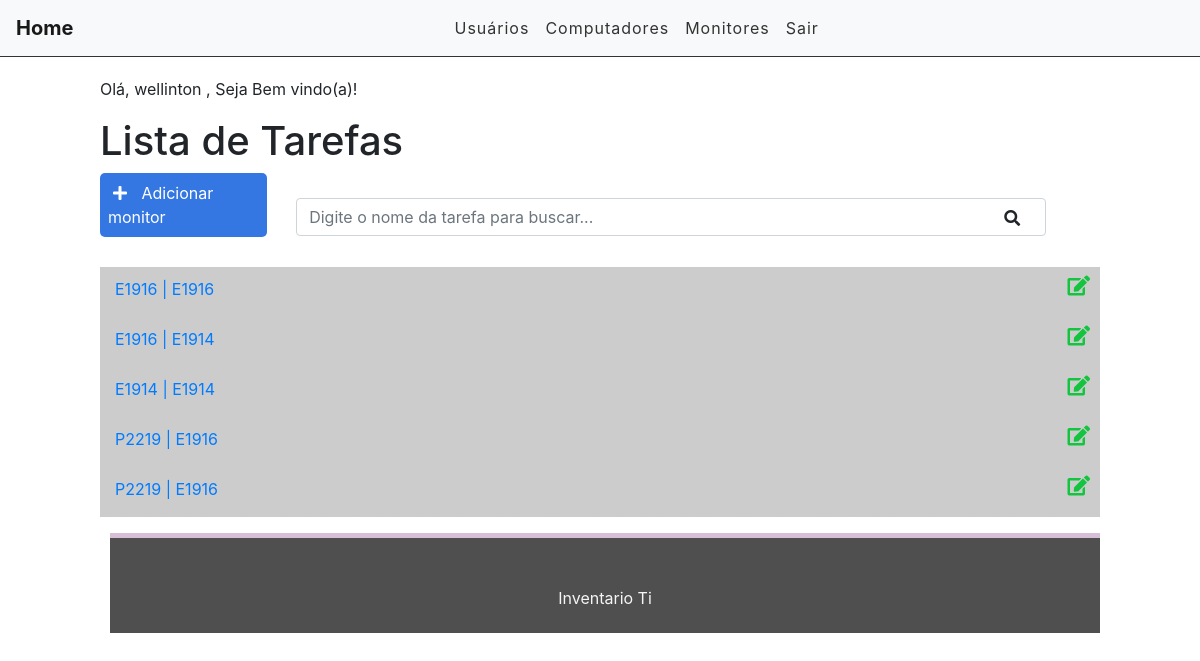
/monitores/monitores/telas (signed in), run on an earlier commit of the app's database.
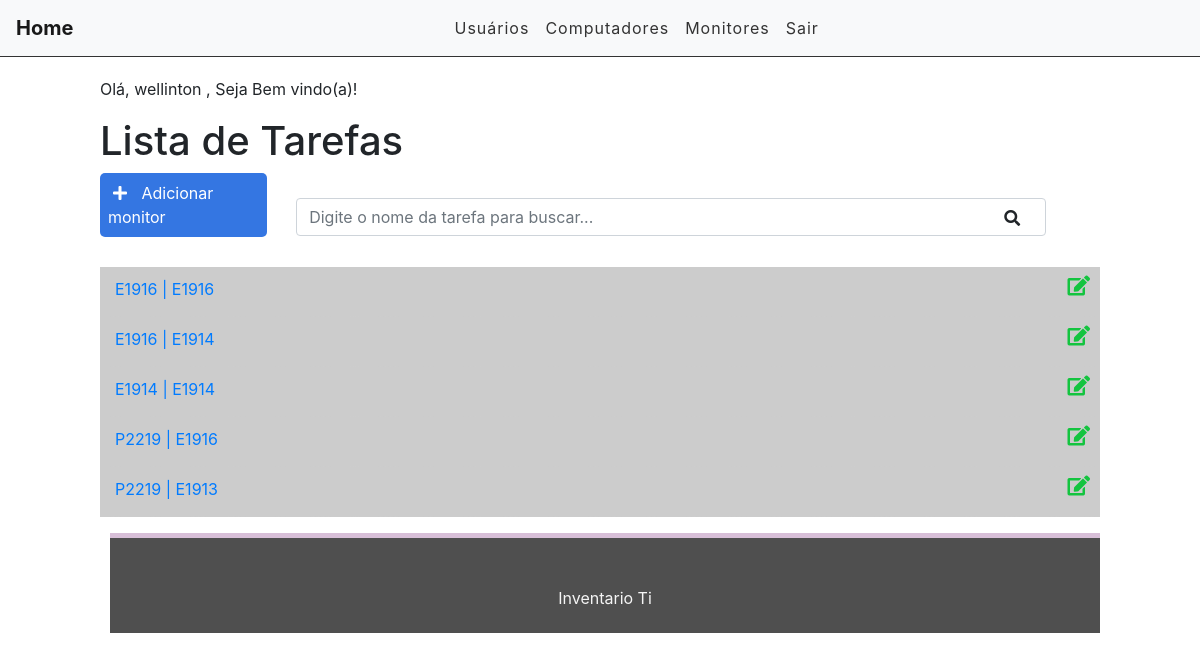
And on a later commit of the database.
### monitores/models.py (models this page shows)
class Monitor(models.Model):
    MONITOR = (('Monitor1', 'Monitor1'),('Monitor2', 'Monitor2'),)
    monitor = models.CharField(max_length=10, choices=MONITOR, blank=False, null=False, default='Monitor1')
    marca_monitor = models.CharField(max_length=10, default='Dell')
    modelo = models.CharField(max_length=30, default='E1916' )
    service_tag = models.CharField(max_length=30)
    polegadas = models.CharField(max_length=30)
    monitor2 = models.CharField(max_length=10, choices=MONITOR, blank=False, null=False, default='Monitor2')
    marca_monitor2 = models.CharField(max_length=10, default='Dell')
    modelo2 = models.CharField(max_length=30, default='E1916' )
    service_tag2 = models.CharField(max_length=30)
    polegadas2 = models.CharField(max_length=30)
    class Meta:
        verbose_name_plural = "Monitor"
    def __str__(self):
        return self.modelo

### monitores/views.py (the view)
# urls.py: path('monitores/telas', views.monitorList, name='monitor_list'),
@login_required
def monitorList(request):
    telas = Monitor.objects.all()
    search = request.GET.get('search')
    if search:
        telas = telas.filter(modelo__icontains=search)
        telas = telas.filter(modelo2__icontains=search)
    print(telas)
    return render(request,'monitores/monitores_list.html', {'telas': telas})

### inventario/templates/monitores/monitores_list.html (shortened to what this page needs)
{% extends 'base2.html' %}
{% block content %}
<div class="offset-1 col-10 list-div">
    <p>Olá, {{ request.user.username }} , Seja Bem vindo(a)!</p>
    <h1>Lista de Tarefas</h1>
    <div class="container dashboard">
    <a id="add-link" href="{% url 'new_monitor' %}">
        <div class="col-2 add-div">
            <i class="fas fa-plus"></i> Adicionar monitor
        </div>
    </a>
    <div class="col-9 search-div">
        <form method="GET" id="search-form">
            <input class="form-control" type="text" id="search" name="search" placeholder="Digite o nome da tarefa para buscar..." value="{{ request.GET.search }}">
            <i class="fas fa-search" id="search-btn"></i>
        </form>
    </div>
    <div class="col-12 filter-div">
    </div>
    <ul class="task-list">
        {% for tela in telas %}
        {% if task.done == 'doing' %}
            <li class="task-item">
        {% else %}
            <li class="task-item done">
        {% endif %}
                <span><a href="{{tela.id}}">{{tela.modelo}}  |  {{tela.modelo2}}</a></span>
                <a href="edit/{{tela.id}}"><span><i class="fas fa-edit"></i></span></a>
            </li>
        {% endfor %}
    </ul>
</div>
{% endblock %}

What changed in the data, as far as the page shows it:
changed Monitor (number 5 of 5 on the later page): modelo2 "E1916" → "E1913"
